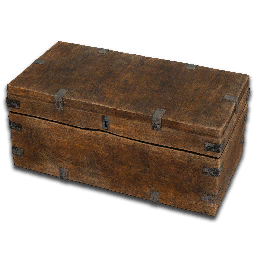
#> input picture Backend/data/imagens/Baus/Improved_Wooden_Chest_ES.png, 256 x 256 px
$ python -i create_multi_size_icon.py   (imports and definitions only)
#> lines starting #> are read from the running program, lines starting #| are printed output that depends on the picture; after the words box and inside, x2 and y2 are one past the last pixel; in counts of white or black regions, pixels touching at a corner belong together
#> further down, picture is the input picture: PIL image 256x256 RGBA; mean R, G, B, A 43.2, 30.2, 20.2, 124.3
#!/usr/bin/env python3
"""
Script para criar um arquivo ICO com múltiplos tamanhos
Windows precisa de múltiplos tamanhos no arquivo ICO para melhor compatibilidade
"""
import sys
from pathlib import Path
from PIL import Image


def _prepare_icon_rgba(img: Image.Image) -> Image.Image:
    img_rgba = img.convert("RGBA")
    alpha = img_rgba.getchannel("A")
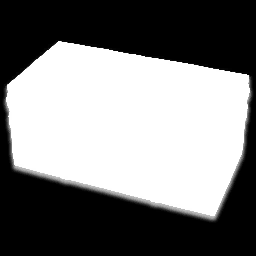
#> alpha: PIL image 256x256 L; min 0, max 255, mean 124.3
    alpha_cut = alpha.point(lambda a: 255 if a > 20 else 0)
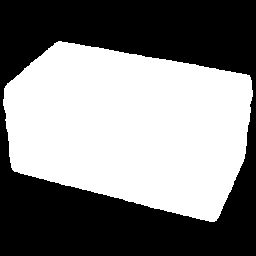
#> alpha_cut: PIL image 256x256 L; 50.7% white; 1 black region, box (x1, y1, x2, y2) and area: (0, 0, 256, 256) 32341
    bbox = alpha_cut.getbbox()
#> bbox = (3, 41, 253, 222)
    if bbox:
        img_rgba = img_rgba.crop(bbox)
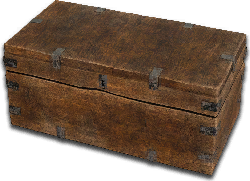
#> img_rgba: PIL image 250x181 RGBA; mean R, G, B, A 62.6, 43.7, 29.2, 180; transparent parts drawn white
    return img_rgba


# [122 lines left out: functions _render_square, create_multi_size_ico, main, not called in this run]


# [2 lines not run here, left out]

>>> from PIL import Image
>>> picture = Image.open('../data/imagens/Baus/Improved_Wooden_Chest_ES.png')
>>> result = _prepare_icon_rgba(picture)

$ run again, on Backend/data/imagens/Fish/Fish_Amur.webp
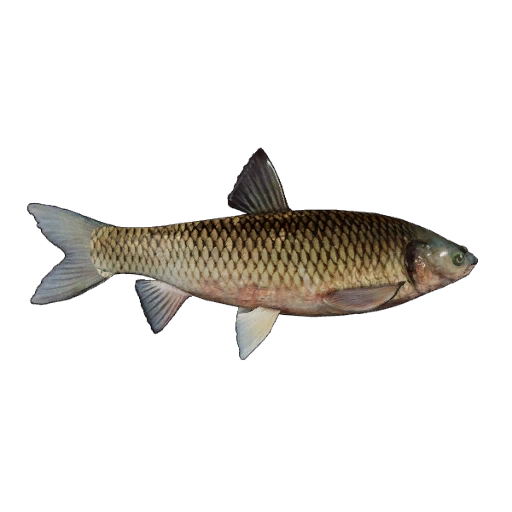
#> input picture Backend/data/imagens/Fish/Fish_Amur.webp, 512 x 512 px
#> picture is the input picture: PIL image 512x512 RGBA; mean R, G, B, A 17.9, 15.8, 12.9, 38.7
#> in _prepare_icon_rgba, `alpha_cut = alpha.point(lambda a: 255 if a > 20 else 0)`:
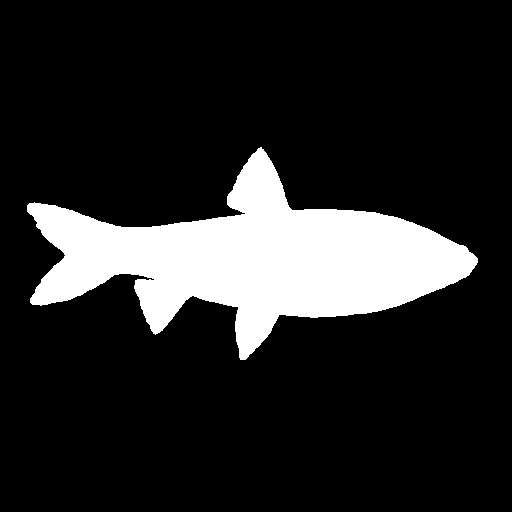
#> alpha_cut: PIL image 512x512 L; 15.5% white; 1 white region, box (x1, y1, x2, y2) and area: (27, 147, 478, 360) 40544
#> bbox = (27, 147, 478, 360)
#> in _prepare_icon_rgba, `img_rgba = img_rgba.crop(bbox)`:
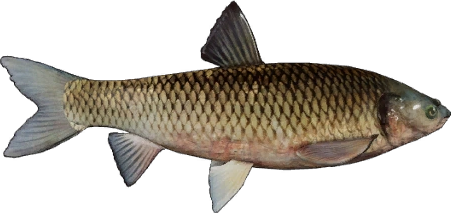
#> img_rgba: PIL image 451x213 RGBA; mean R, G, B, A 48.7, 43.2, 35.3, 105.5; transparent parts drawn white

$ run again, on Backend/data/imagens/Fish/Fish_Bass.webp
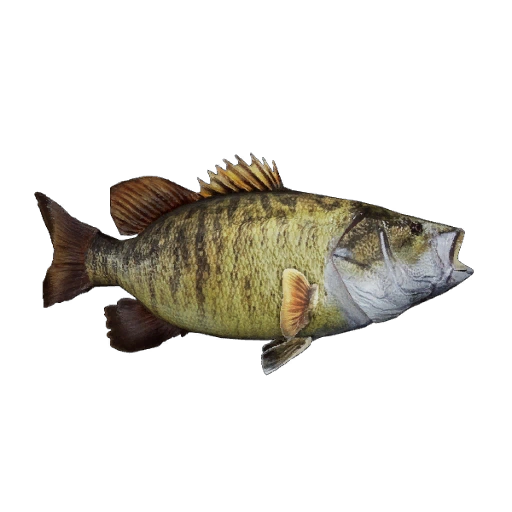
#> input picture Backend/data/imagens/Fish/Fish_Bass.webp, 512 x 512 px
#> picture is the input picture: PIL image 512x512 RGBA; mean R, G, B, A 24.8, 22.4, 17, 53.5
#> in _prepare_icon_rgba, `alpha_cut = alpha.point(lambda a: 255 if a > 20 else 0)`:
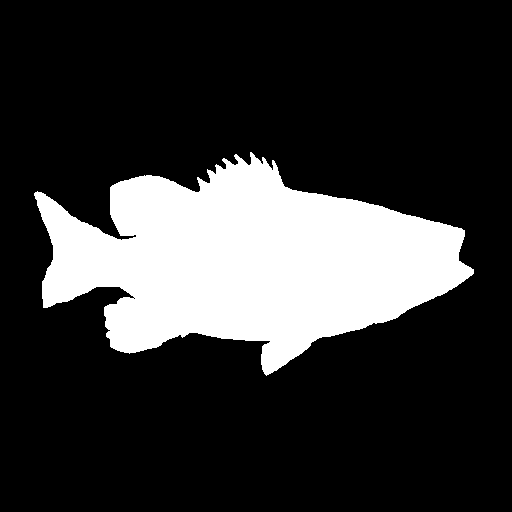
#> alpha_cut: PIL image 512x512 L; 21.3% white; 1 white region, box (x1, y1, x2, y2) and area: (34, 152, 474, 376) 55875
#> bbox = (34, 152, 474, 376)
#> in _prepare_icon_rgba, `img_rgba = img_rgba.crop(bbox)`:
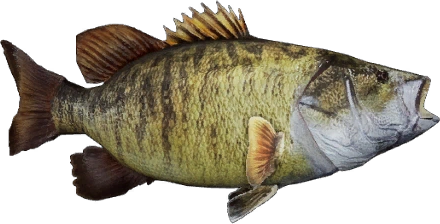
#> img_rgba: PIL image 440x224 RGBA; mean R, G, B, A 65.9, 59.7, 45.3, 142.2; transparent parts drawn white

$ run again, on Backend/data/imagens/Fish/Fish_Bleak.png
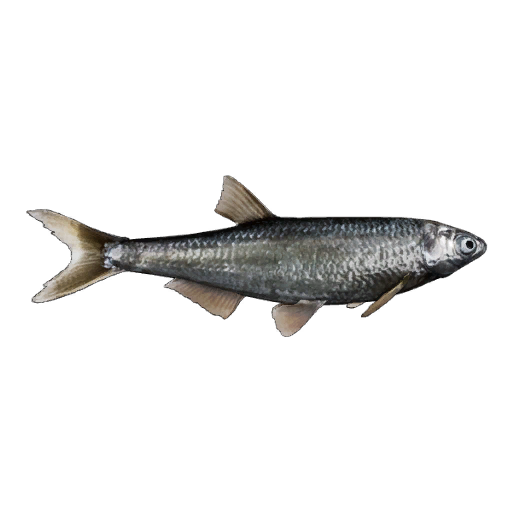
#> input picture Backend/data/imagens/Fish/Fish_Bleak.png, 512 x 512 px
#> picture is the input picture: PIL image 512x512 RGBA; mean R, G, B, A 12.7, 12.5, 11.9, 31.2
#> in _prepare_icon_rgba, `alpha_cut = alpha.point(lambda a: 255 if a > 20 else 0)`:
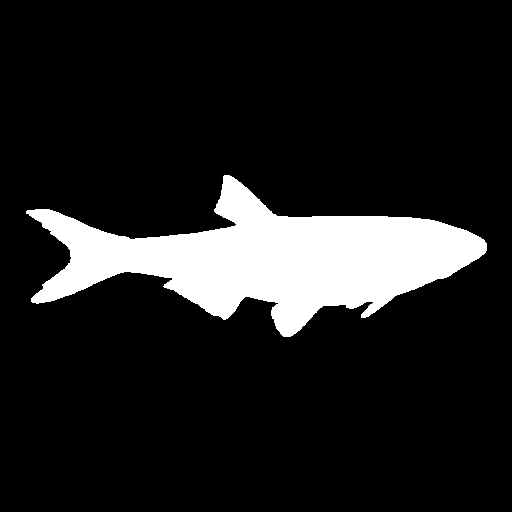
#> alpha_cut: PIL image 512x512 L; 12.5% white; 1 white region, box (x1, y1, x2, y2) and area: (26, 175, 487, 337) 32894
#> bbox = (26, 175, 487, 337)
#> in _prepare_icon_rgba, `img_rgba = img_rgba.crop(bbox)`:
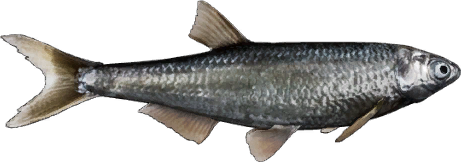
#> img_rgba: PIL image 461x162 RGBA; mean R, G, B, A 44.7, 43.8, 41.7, 109.4; transparent parts drawn white
